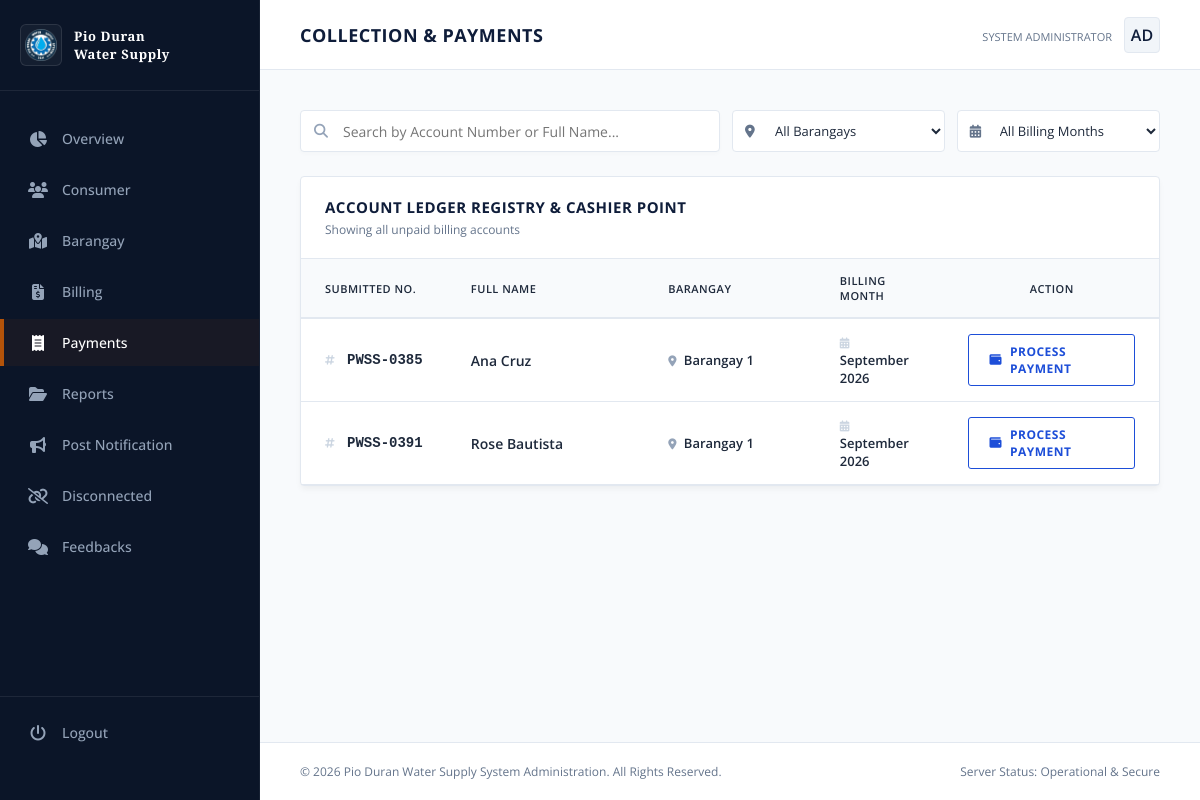
Screenshot of /pwss/payment/ (signed in) with the database file from the repository.
### core/models.py (models this page shows, shortened)
class Billing(models.Model):
    STATUS_CHOICES = (
        ('unpaid', 'Unpaid'),
        ('paid', 'Paid'),
    )
    customer = models.ForeignKey(
        Customer,
        on_delete=models.CASCADE,
        related_name="billings"
    )
    billing_month = models.DateField()
    previous_reading = models.DecimalField(
        max_digits=10,
        decimal_places=2
    )
    current_reading = models.DecimalField(
        max_digits=10,
        decimal_places=2,
        null=True,
        blank=True
    )
    consumption = models.DecimalField(
        max_digits=10,
        decimal_places=2,
        editable=False
    )
    rate_per_cubic = models.DecimalField(
        max_digits=10,
        decimal_places=2,
        default=Decimal("25.00")
    )
    connection_fee = models.DecimalField(
        max_digits=10,
        decimal_places=2,
        default=Decimal("0.00"),
        blank=True,
        null=True
    )
    reconnection_fee = models.DecimalField(
        max_digits=10,
        decimal_places=2,
        default=Decimal("0.00"),
        blank=True,
        null=True
    )
    violation_fee = models.DecimalField(
        max_digits=10,
        decimal_places=2,
        default=Decimal("0.00"),
        blank=True,
        null=True
    )
    penalty_fee = models.DecimalField(
        max_digits=10,
        decimal_places=2,
        default=Decimal("0.00"),
        blank=True,
        null=True
    )
    total_amount = models.DecimalField(
        max_digits=10,
        decimal_places=2,
        editable=False
    )
    due_date = models.DateField()
    status = models.CharField(
        max_length=20,
        choices=STATUS_CHOICES,
        default="unpaid"
    )
    created_at = models.DateTimeField(auto_now_add=True)

### customer/models.py (models this page shows, shortened)
class Customer(models.Model):
    STATUS_CHOICES = (
        ("new", "New Applicant"),
        ("old", "Old Customer"),
    )
    user = models.OneToOneField(
        User,
        on_delete=models.CASCADE,
        related_name="customer_profile"
    )
    firstname = models.CharField(max_length=200)
    lastname = models.CharField(max_length=200)
    middlename = models.CharField(max_length=200)
    submitter_no = models.CharField(
        max_length=250,
        unique=True,
        blank=True,
        null=True
    )
    address = models.CharField(max_length=250)
    barangay = models.ForeignKey(
        Barangay,
        on_delete=models.PROTECT,
        related_name="customers"
    )
    status = models.CharField(
        max_length=20,
        choices=STATUS_CHOICES,
        default="new"
    )
    is_active = models.BooleanField(default=True)

class Barangay(models.Model):
    barangay_name = models.CharField(max_length=100, unique=True)
    municipality = models.CharField(max_length=100)
    province = models.CharField(max_length=100)
    class Meta:
        ordering = ["barangay_name"]
        verbose_name_plural = "Barangays"

### core/views.py (the view)
# urls.py: path('payment/', views.payment, name='payments'),
@login_required(login_url="login-view")
def payment(request):
    today = timezone.localdate()
    billings = (
        Billing.objects
        .select_related(
            "customer",
            "customer__barangay"
        )
        .filter(
            status="unpaid"
        )
        .order_by(
            "customer__firstname",
            "-billing_month"
        )
    )
    for bill in billings:
        if (
            bill.due_date < today
            and (
                bill.penalty_fee or Decimal("0.00")
            ) == Decimal("0.00")
        ):
            bill.penalty_fee = (
                bill.rate_per_cubic
                * Decimal("0.10")
            )
            bill.save()
    billing_months = (
        Billing.objects
        .filter(
            status="unpaid"
        )
        .values_list(
            "billing_month",
            flat=True
        )
        .distinct()
        .order_by(
            "-billing_month"
        )
    )
    barangays = (
        Barangay.objects
        .all()
        .order_by("barangay_name")
    )
    return render(
        request,
        "admin/payments.html",
        {
            "billings": billings,
            "billing_months": billing_months,
            "barangays": barangays,
        }
    )

### core/templates/admin/payments.html (shortened to what this page needs)
{% extends 'admin.html' %}
{% block content %}
<header class="top-navbar">
    <div class="page-title">
        <h1 id="current-view-title">
            Collection &amp; Payments
        </h1>
    </div>
    <div class="admin-profile">
        <div class="admin-info">
            <small>System Administrator</small>
        </div>
        <div class="admin-avatar">
            AD
        </div>
    </div>
</header>
<div class="workspace">
    <div class="action-bar">
        <div class="search-container">
            <input
                type="text"
                id="paymentSearchInput"
                placeholder="Search by Account Number or Full Name..."
                onkeyup="executeLivePaymentSearch()"
                autocomplete="off"
            >
        </div>
        <div class="barangay-filter-container">
            <select
                id="barangayFilter"
                onchange="executeLivePaymentSearch()"
            >
                <option value="ALL">
                    All Barangays
                </option>
            </select>
        </div>
        <div class="month-filter-container">
            <select
                id="billingMonthFilter"
                onchange="executeLivePaymentSearch()"
            >
                <option value="ALL">
                    All Billing Months
                </option>
            </select>
        </div>
    </div>
    <div class="data-section">
        <div class="section-header">
            <div>
                <h3>
                    Account Ledger Registry &amp; Cashier Point
                </h3>
                <p
                    id="selectedFilterLabel"
                    style="
                        margin: 4px 0 0;
                        font-size: 12px;
                        color: var(--secondary-text);
                    "
                >
                </p>
            </div>
        </div>
        <div class="table-container">
            <table
                class="classic-table"
                id="paymentsTable"
            >
                <thead>
                    <tr>
                        <th style="width: 17%;">
                            Submitted No.
                        </th>
                        <th style="width: 23%;">
                            Full Name
                        </th>
                        <th style="width: 20%;">
                            Barangay
                        </th>
                        <th style="width: 15%;">
                            Billing Month
                        </th>
                        <th
                            style="
                                width: 25%;
                                text-align: center;
                            "
                        >
                            Action
                        </th>
                    </tr>
                </thead>
                <tbody>
                    {% for bill in billings %}
                    <tr
                        data-billing-month="{{ bill.billing_month|date:'Y-m' }}"
                        data-barangay-id="{% if bill.customer.barangay %}{{ bill.customer.barangay.id }}{% endif %}"
                    >
                        <td class="account-cell">
                            <i class="fa-solid fa-hashtag field-icon"></i>
                            {{ bill.customer.submitter_no }}
                        </td>
                        <td class="font-semibold">
                            {{ bill.customer.firstname }}
                            {{ bill.customer.lastname }}
                        </td>
                        <td class="barangay-cell">
                            {% if bill.customer.barangay %}
                                <i class="fa-solid fa-location-dot field-icon"></i>
                                {{ bill.customer.barangay.barangay_name }}
                            {% else %}
                                <span class="no-barangay">
                                    No Barangay
                                </span>
                            {% endif %}
                        </td>
                        <td class="billing-month-cell">
                            <i class="fa-solid fa-calendar-days field-icon"></i>
                            {{ bill.billing_month|date:"F Y" }}
                        </td>
                        <td>
                            <div class="action-btn-group">
                                <a
                                    href="{% url 'process_payment' bill.id %}"
                                    class="btn-action process-pay"
                                >
                                    <i class="fa-solid fa-wallet"></i>
                                    Process Payment
                                </a>
                            </div>
                        </td>
                    </tr>
                    {% endfor %}
                </tbody>
            </table>
        </div>
    </div>
</div>
{% endblock %}

### core/templates/admin.html (style rules this page uses)
:root { --bg-navy: #0f1d3a; --sidebar-bg: #0b1528; --main-bg: #f8fafc; --card-bg: #ffffff; --primary-text: #1e293b; --secondary-text: #64748b; --accent-gold: #b45309; --border-classic: #e2e8f0; --accent-blue: #1d4ed8; --success-green: #15803d; }
* { margin: 0; padding: 0; box-sizing: border-box; font-family: 'Open Sans', sans-serif; }
body { background-color: var(--main-bg); color: var(--primary-text); display: flex; min-height: 100vh; overflow-x: hidden; }
.top-navbar { background-color: var(--card-bg); height: 70px; border-bottom: 1px solid var(--border-classic); display: flex; align-items: center; justify-content: space-between; padding: 0 40px; }
.page-title h1 { font-size: 18px; font-weight: 700; color: var(--bg-navy); text-transform: uppercase; letter-spacing: 0.5px; }
.admin-profile { display: flex; align-items: center; gap: 12px; }
.admin-avatar { width: 36px; height: 36px; background-color: #f1f5f9; border: 1px solid var(--border-classic); border-radius: 4px; display: flex; align-items: center; justify-content: center; color: var(--bg-navy); font-weight: 600; }
.admin-info small { font-size: 11px; color: var(--secondary-text); text-transform: uppercase; }
.workspace { padding: 40px; display: flex; flex-direction: column; gap: 30px; flex-grow: 1; }
.data-section { background-color: var(--card-bg); border: 1px solid var(--border-classic); border-radius: 4px; box-shadow: 0 4px 6px -1px rgba(0, 0, 0, 0.05); }
.section-header { padding: 20px 24px; border-bottom: 1px solid var(--border-classic); display: flex; align-items: center; justify-content: space-between; }
.section-header h3 { font-size: 15px; font-weight: 700; text-transform: uppercase; color: var(--bg-navy); letter-spacing: 0.5px; }
.table-container { width: 100%; overflow-x: auto; }
.classic-table { width: 100%; border-collapse: collapse; text-align: left; font-size: 14px; }
.classic-table th { background-color: #f8fafc; color: var(--primary-text); font-weight: 600; padding: 14px 24px; border-bottom: 2px solid var(--border-classic); text-transform: uppercase; font-size: 11px; letter-spacing: 0.5px; }
.classic-table td { padding: 14px 24px; border-bottom: 1px solid var(--border-classic); color: var(--primary-text); }

### core/templates/admin/payments.html (style rules this page uses)
.action-bar { display: flex; justify-content: flex-start; align-items: center; gap: 12px; margin-bottom: -6px; }
.search-container { position: relative; width: 100%; max-width: 420px; }
.search-container input[type="text"] { width: 100%; height: 42px; padding: 8px 12px 8px 42px; font-size: 14px; color: var(--primary-text); background-color: #ffffff; border: 1px solid var(--border-classic); border-radius: 4px; box-sizing: border-box; box-shadow: 0 2px 4px rgba(0, 0, 0, 0.02); transition: all 0.15s ease; }
.barangay-filter-container { position: relative; width: 230px; }
.barangay-filter-container select { width: 100%; height: 42px; padding: 8px 12px 8px 38px; font-size: 13px; color: var(--primary-text); background-color: #ffffff; border: 1px solid var(--border-classic); border-radius: 4px; cursor: pointer; outline: none; }
.month-filter-container { position: relative; width: 220px; }
.month-filter-container select { width: 100%; height: 42px; padding: 8px 12px 8px 38px; font-size: 13px; color: var(--primary-text); background-color: #ffffff; border: 1px solid var(--border-classic); border-radius: 4px; cursor: pointer; outline: none; }
.account-cell { font-family: monospace; font-size: 14px; font-weight: 600; color: var(--secondary-text); }
.field-icon { font-size: 11px; color: #cbd5e1; margin-right: 4px; }
.font-semibold { font-weight: 600; color: var(--bg-navy); }
.barangay-cell { font-size: 13px; font-weight: 600; color: #475569; }
.barangay-cell .field-icon { color: #94a3b8; }
.billing-month-cell { font-size: 13px; font-weight: 600; color: var(--secondary-text); }
.action-btn-group { display: flex; justify-content: center; }
.btn-action.process-pay { background-color: #ffffff; border: 1px solid var(--accent-blue); color: var(--accent-blue); padding: 8px 20px; font-size: 12px; font-weight: 700; border-radius: 3px; cursor: pointer; display: inline-flex; align-items: center; gap: 8px; text-transform: uppercase; letter-spacing: 0.5px; transition: all 0.15s ease; text-decoration: none; }

### rows the page displays
Billing: customer.submitter_no "PWSS-0385", customer.firstname "Ana", customer.lastname "Cruz", customer.barangay.barangay_name "Barangay 1", billing_month "September 2026"
Billing: customer.submitter_no "PWSS-0391", customer.firstname "Rose", customer.lastname "Bautista", customer.barangay.barangay_name "Barangay 1", billing_month "September 2026"
